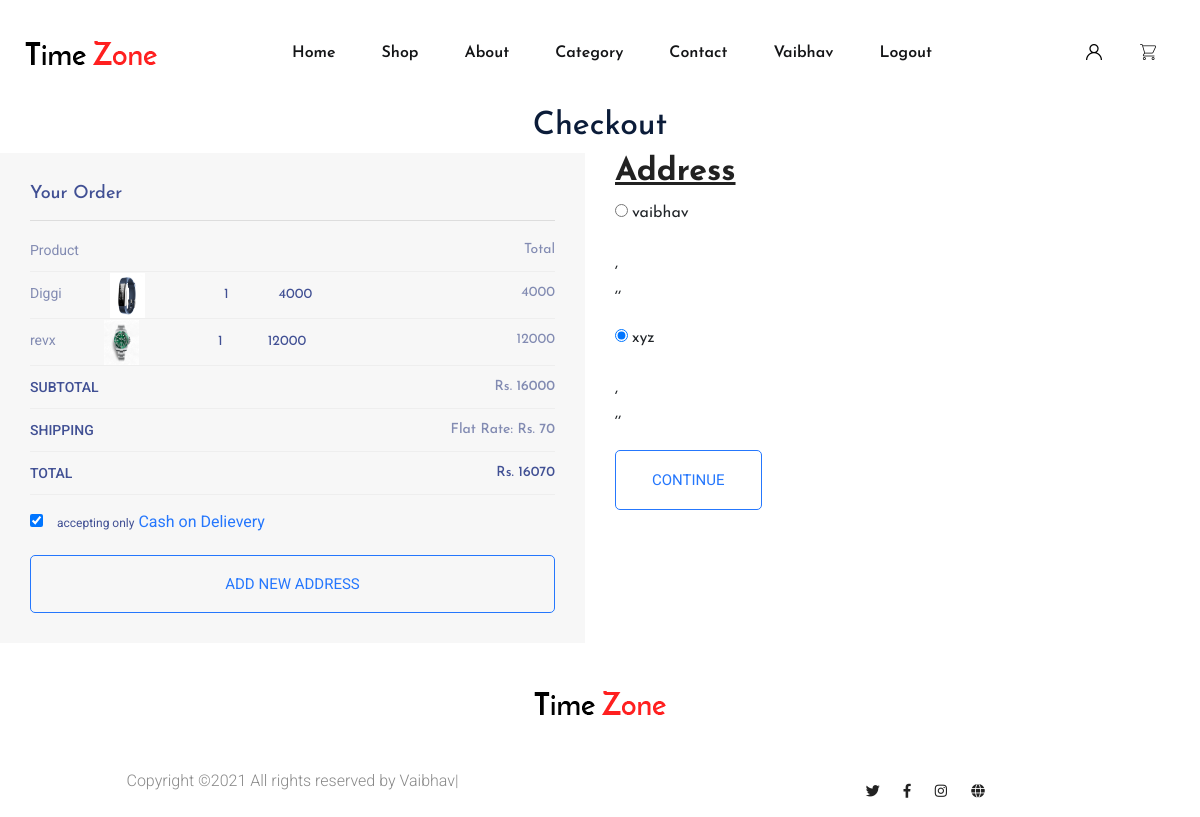
The app's page /orderd/ (signed in) with its own data.
### holy/models.py (models this page shows, shortened)
class Cart(models.Model):
    user=models.ForeignKey(User,on_delete=models.CASCADE)
    product=models.ForeignKey(NEW_ARRIVAL,on_delete=models.CASCADE)
    quantity=models.PositiveIntegerField(default=1)
    @property
    def total_cost(self):
        return self.quantity * self.product.price

class NEW_ARRIVAL(models.Model):
    image=models.FileField(null=True)
    category=models.ForeignKey(CATE_GORY,on_delete=models.CASCADE,default=1)
    name=models.CharField(null=True,max_length=20)
    price=models.IntegerField(null=True)

class Customer_detail(models.Model):
    user=models.ForeignKey(User,on_delete=models.CASCADE)
    first=models.CharField(max_length=20)
    last=models.CharField(max_length=20)
    phone=models.CharField(max_length=10)
    email=models.EmailField(max_length=40)
    country=models.CharField(max_length=10)
    add1=models.TextField(max_length=50)
    add2=models.TextField(max_length=50)
    city=models.CharField(max_length=20)
    dist=models.CharField(max_length=20)
    zipcode=models.CharField(max_length=6)

### holy/views.py (the view)
# urls.py: path('orderd/', Orderd,name='orderd'),
def Orderd(request):
    user=request.user
    cate= CATE_GORY.objects.all()
    item=Cart.objects.filter(user=user)
    add=Customer_detail.objects.filter(user=user)
    amount=0
    shipping=70
    total_amount=0
    cart_product=[p for p in Cart.objects.all() if p.user == user]
    if cart_product:
        for p in cart_product:
            tempamount=(p.quantity * p.product.price)
            amount += tempamount
            total_amount=amount + shipping
        d={"add":add,"cate":cate,'item':item,'totalamount':total_amount,'amount':amount}
        return render(request,'orderdetail.html',d)
    return render(request,'orderdetail.html',{"cate":cate})

### holy/templates/orderdetail.html (shortened to what this page needs)
{% extends 'base.html' %}
{% block body_block %}
{% load static %}
<center><h2>Checkout</h2></center>
<section>
<div>
<div class="row">
<div class="col-lg-6">
    <div class="order_box">
      <h2>Your Order</h2>
      <ul class="list">
        <li>
          <a href="{% url 'cart' %}">Product
            <span>Total</span>
          </a>
        </li>
        {% for i in item %}
        <li>
          <a href="#">{{i.product.name}}
            <span class="middle"><img src="{{ i.product.image.url}}" height="45" width="35"></span>
            <span class="middle">{{i.quantity}}</span>
            <span class="middle">{{i.product.price}}</span>
            <span class="last">{{i.total_cost}}</span>
          </a>
        </li>
        {% endfor %}
      </ul>
      <ul class="list list_2">
        <li>
          <a href="#">Subtotal
            <span>Rs. {{amount}}</span>
          </a>
        </li>
        <li>
          <a href="#">Shipping
            <span>Flat rate: Rs. 70</span>
          </a>
        </li>
        <li>
          <a href="#">Total
            <span>Rs. {{totalamount}}</span>
          </a>
        </li>
      </ul>
      <div class="creat_account">
        <input type="checkbox" id="f-option4" name="selector" checked  required/>
        <label for="f-option4">accepting only </label>
        <a href="#">Cash on Delievery</a>
      </div>
      <a class="btn_3" href="{% url 'chk' %}">Add new Address</a>
    </div>
  </div><div class="col-lg-4">
    <h2><u><b>Address</b></u></h2>
    <form action="/confirm">
    {% for i in add %}
    <input type="radio" name="custid" id="custadd{{forloop.counter}}" value="{{i.id}}"  checked>
    <span class="">{{i.first}} {{i.last}}</span><br>
    <br>
    <span class="">{{i.add1}},{{i.add2}}</span><br>
    <span class="">{{i.city}},{{i.dist}},{{i.country}}</span><br>
    <br>
     {% endfor %}
     <button class="btn_3" type="submit">Continue</button></form>
  </div>
</div></div></section>
{% endblock %}

### holy/templates/base.html (shortened to what this page needs)
<!doctype html>
<html class="no-js" lang="zxx">
<head>
    {% load static %}
    <link rel="stylesheet" href="{% static 'css/bootstrap.min.css' %}">
    <link rel="stylesheet" href="{% static 'css/owl.carousel.min.css' %}">
    <link rel="stylesheet" href="{% static 'css/flaticon.css' %}">
    <link rel="stylesheet" href="{% static 'css/slicknav.css' %}">
    <link rel="stylesheet" href="{% static 'css/animate.min.css' %}">
    <link rel="stylesheet" href="{% static 'css/magnific-popup.css' %}">
    <link rel="stylesheet" href="{% static 'css/fontawesome-all.min.css' %}">
    <link rel="stylesheet" href="{% static 'css/themify-icons.css' %}">
    <link rel="stylesheet" href="{% static 'css/slick.css' %}">
    <link rel="stylesheet" href="{% static 'css/nice-select.css' %}">
    <link rel="stylesheet" href="{% static 'css/style.css' %}">
</head>
<body>
    <header>
        <div class="header-area">
            <div class="main-header header-sticky">
                <div class="container-fluid">
                    <div class="menu-wrapper">
                        <div class="logo">
                            <a href="{% url 'home' %}"><img src="{% static 'img/logo/logo.png' %}" alt=""></a>
                        </div>
                        <div class="main-menu d-none d-lg-block">
                            <nav>
                                <ul id="navigation">
                                    <li><a href="{% url 'home'  %}">Home</a></li>
                                    <li><a href="{% url 'shp' %}">shop</a></li>
                                    <li><a href="{% url 'abt'  %}">about</a></li>
                                    <li><a href="#">Category</a>
                                    </li>
                                    <li><a href="{% url 'cont' %}">Contact</a></li>
                                    {% if request.user.is_authenticated %}
                            <li><a href="#">{{user.first_name}}</a>
                            </li>
                                    <li class="nav-item"><a href="{% url 'Logout' %}" class="nav-link">Logout</a></li>
                                      {% else %}
                                    <li><a href="{% url 'log'  %}">Login</a></li>
                                    {%  endif %}
                                </ul>
                            </nav>
                        </div>
                        <div class="header-right">
                            <ul>
                                <li> <a href="{% url 'log' %}"><span class="flaticon-user"></span></a></li>
                                {% if request.user.is_authenticated %}
                                <li><a href="{% url 'cart' %}"><span class="flaticon-shopping-cart"></span></a> </li>
                                {% endif %}
                            </ul>
                        </div>
                    </div>
                    <div class="col-12">
                    </div>
                </div>
            </div>
        </div>
    </header>
        {% block body_block %}
        {% endblock %}
        <br><br><center><footer>
                                <div class="footer-logo">
                                    <a href="{% url 'home' %}"><img src="{% static 'img/logo/logo2_footer.png' %}" alt=""></a>
                                </div>
                                                <div class="row align-items-center">
                    <div class="col-xl-6 col-lg-6 col-md-6">
                        <div class="footer-copy-right">
                            <p>
  Copyright &copy;<script>document.write(new Date().getFullYear());</script> All rights reserved by Vaibhav|
  </p>
                        </div>
                    </div>
                    <div class="col-xl-4 col-lg-4 col-md-4">
                        <div class="footer-copy-right f-right">
                            <div class="footer-social">
                                <a href="#"><i class="fab fa-twitter"></i></a>
                                <a href="https://www.facebook.com/sai4ull"><i class="fab fa-facebook-f"></i></a>
                                <a href="#"><i class="fab fa-instagram"></i></a>
                                <a href="#"><i class="fas fa-globe"></i></a>
                            </div>
                        </div>
                    </div>
                </div>
    </footer>
</body>
</html>

### records on screen
Cart: product.name "Diggi", product.image (picture), quantity "1", product.price "4000", total_cost "4000"
Cart: product.name "revx", product.image (picture), quantity "1", product.price "12000", total_cost "12000"
Customer_detail: first "vaibhav"
Customer_detail: first "xyz"

### other values on screen
{{ user.first_name }} "Vaibhav"
{{ amount }} "16000"
{{ totalamount }} "16070"
